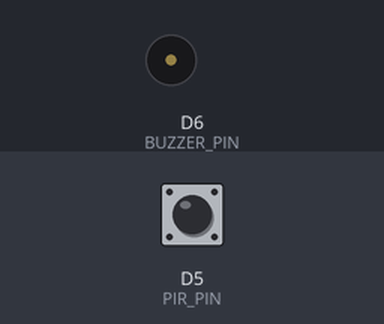
The sketch below on a simulated ESP8266 (NodeMCU). Parts: buzzer (waves = sounding, pin HIGH). The test bench sets the inputs (shaded band); at power-on: D5 (PIR_PIN) LOW. WiFi joins after 1.5 s; servers stay silent unless stated; uploads are accepted with an empty reply; what the sketch prints to the serial monitor is not drawn.

Above: at 2.9 s.
3.0 s: D5 (PIR_PIN) driven HIGH
At 3.9 s:
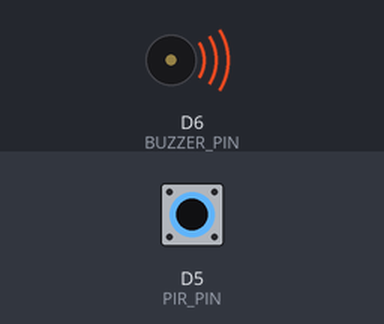
6.0 s: D5 (PIR_PIN) pulsed LOW 2 times (0.12 s each, 0.3 s apart)
At 8.9 s:
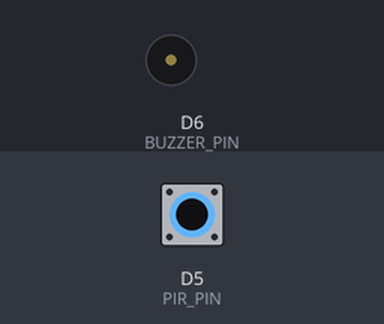
Timing chart, 0 to 10.4 s (numbered marks = the images above; inputs shaded):
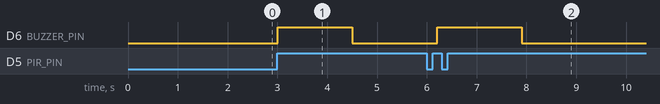

Measured:
- after the input at 3.0 s, D6 (BUZZER_PIN): LOW → HIGH at once, → LOW 1.5 s later
- after the input at 6.0 s, D6 (BUZZER_PIN): LOW → HIGH after 0.21 s, → LOW 1.7 s later

The sketch:

security_system.ino
```cpp
#include <ESP8266WiFi.h>
#include <ESP8266HTTPClient.h>
#include <WiFiClient.h>
#include <ArduinoJson.h>


// User

const char* ssid = "Redmi C";
const char* password = "87654321";

// server IP
const char* serverHost = "172.16.2.44";
const int serverPort = 80;

// Same API key as config.php
const char* apiKey = "CHANGE_THIS_SECRET_KEY_123";

String receiveUrl = "/security_system_project/api/receive_motion.php";
String settingsUrl = "/security_system_project/api/get_settings.php?api_key=" + String(apiKey);


// Pins

#define PIR_PIN D5
#define BUZZER_PIN D6

WiFiClient wifiClient;

bool systemEnabled = true;
bool lastPirState = LOW;

unsigned long lastSettingsCheck = 0;
unsigned long lastMotionSent = 0;

const unsigned long settingsInterval = 5000;
const unsigned long motionCooldown = 5000;


// WIFI

void connectWiFi() {
  Serial.print("Connecting to WiFi");

  WiFi.mode(WIFI_STA);
  WiFi.begin(ssid, password);

  while (WiFi.status() != WL_CONNECTED) {
    delay(500);
    Serial.print(".");
  }

  Serial.println();
  Serial.println("WiFi Connected");
  Serial.print("DHCP Assigned IP Address: ");
  Serial.println(WiFi.localIP());
}


// Getting system status

void fetchSystemSettings() {
  if (WiFi.status() != WL_CONNECTED) {
    connectWiFi();
  }

  HTTPClient http;
  String fullUrl = String("http://") + serverHost + ":" + String(serverPort) + settingsUrl;

  http.begin(wifiClient, fullUrl);
  int httpCode = http.GET();

  if (httpCode > 0) {
    String payload = http.getString();
    Serial.println("Settings response: " + payload);

    DynamicJsonDocument doc(512);
    DeserializationError error = deserializeJson(doc, payload);

    if (!error && doc["success"] == true) {
      systemEnabled = doc["system_enabled"];

      if (systemEnabled) {
        Serial.println("System ENABLED");
      } else {
        Serial.println("System DISABLED");
      }
    }
  } else {
    Serial.print("Settings HTTP error: ");
    Serial.println(httpCode);
  }

  http.end();
}


// Send Motion data

void sendMotionToServer() {
  if (WiFi.status() != WL_CONNECTED) {
    connectWiFi();
  }

  HTTPClient http;
  String fullUrl = String("http://") + serverHost + ":" + String(serverPort) + receiveUrl;

  http.begin(wifiClient, fullUrl);
  http.addHeader("Content-Type", "application/json");

  DynamicJsonDocument doc(256);
  doc["api_key"] = apiKey;
  doc["device"] = "NodeMCU8266";
  doc["status"] = "MOTION DETECTED";

  String requestBody;
  serializeJson(doc, requestBody);

  int httpCode = http.POST(requestBody);
  String response = http.getString();

  Serial.println("Motion sent");
  Serial.print("HTTP Code: ");
  Serial.println(httpCode);
  Serial.print("Response: ");
  Serial.println(response);

  http.end();
}


// Setup

void setup() {
  Serial.begin(115200);

  pinMode(PIR_PIN, INPUT);
  pinMode(BUZZER_PIN, OUTPUT);

  digitalWrite(BUZZER_PIN, LOW);

  connectWiFi();
  fetchSystemSettings();
}


// Loop

void loop() {
  if (millis() - lastSettingsCheck >= settingsInterval) {
    lastSettingsCheck = millis();
    fetchSystemSettings();
  }

  bool pirState = digitalRead(PIR_PIN);

  if (!systemEnabled) {
    digitalWrite(BUZZER_PIN, LOW);
    lastPirState = pirState;
    delay(100);
    return;
  }

  if (pirState == HIGH && lastPirState == LOW) {
    Serial.println("Motion detected!");

    digitalWrite(BUZZER_PIN, HIGH);

    if (millis() - lastMotionSent >= motionCooldown) {
      sendMotionToServer();
      lastMotionSent = millis();
    }

    delay(1500);
    digitalWrite(BUZZER_PIN, LOW);
  }

  lastPirState = pirState;
  delay(100);
}
```
